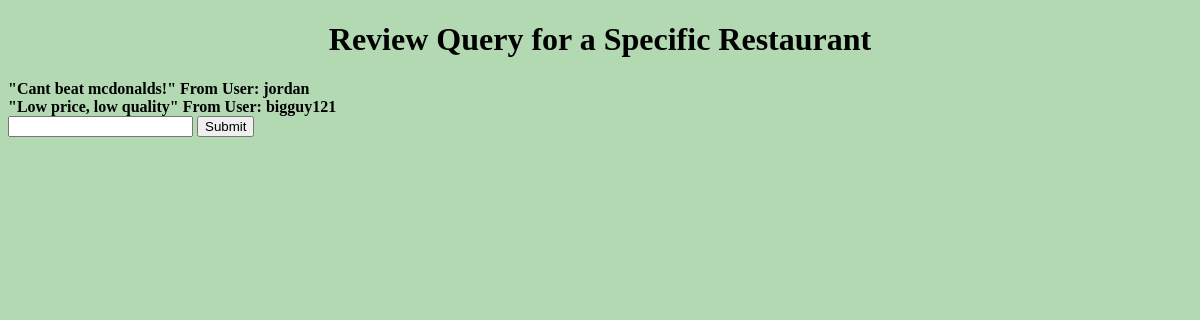
The app's page /search_restaurants.php?restaurant=McDonalds with its own data.
### tables this page shows
CREATE TABLE IF NOT EXISTS `review` (
  `id` int(10) unsigned NOT NULL AUTO_INCREMENT,
  `userID` int(10) unsigned NOT NULL,
  `restaurantID` int(10) unsigned NOT NULL,
  `review` blob,
  PRIMARY KEY (`id`),
  KEY `userID` (`userID`),
  KEY `review_ibfk_2` (`restaurantID`)
);

CREATE TABLE IF NOT EXISTS `user` (
  `id` int(10) unsigned NOT NULL AUTO_INCREMENT,
  `user_name` varchar(40) NOT NULL,
  `password` varchar(40) NOT NULL,
  PRIMARY KEY (`id`)
);

### search_restaurants.php (the view, shortened to what this page needs)
<!doctype html>
<html lang="en">
<head>
  <link rel="stylesheet" type="text/css" href="styles.css"/>
</head>
<body>
<h1> Review Query for a Specific Restaurant</h1>
<?php
try
{
$user = "php";
$password = "php-pass";
$db = new PDO("mysql:host=127.0.0.1;dbname=project", $user, $password);
}
catch(PDOException $ex)
{
die("dead");
}
$restaurant = $_GET['restaurant'];
$stmt = $db->prepare("SELECT review, user_name FROM review as r JOIN restaurant
as r2 ON r.restaurantID = r2.id JOIN user as u ON r.userID = u.id WHERE r2.name=:restaurant");
$stmt->bindParam(':restaurant', $restaurant);
$stmt->execute();
$rows = $stmt->fetchAll(PDO::FETCH_ASSOC);
foreach($rows AS $row)
{
echo '<b>' . "\"" . $row['review'] . "\" " . " From User: " . $row['user_name'] . '</b><br/>';
}
?>
<form action="" method="GET">
<input type="text" name = "restaurant">
<input type="submit">
</form>
</body>
</html>

### styles.css (style rules this page uses)
body { background-color:hsla(120,100%,25%,0.3); }
h1 { text-align:center; }

### records on screen
review: review "Cant beat mcdonalds!", userID.user_name "jordan"
review: review "Low price, low quality", userID.user_name "bigguy121"
